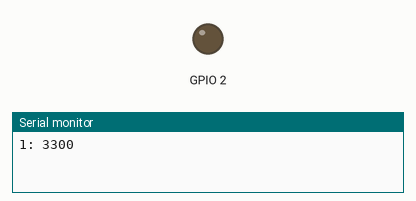
Simulated run of this sketch. Board: ESP8266 (NodeMCU). Parts: output pins drawn as LEDs (lit = HIGH), the last lines printed to the serial monitor. Dashed ring = blinking.

Above: at 0.7 s.
At 1.7 s:
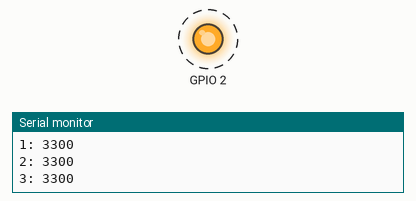
Timing chart, 0 to 3.5 s (numbered marks = the images above):
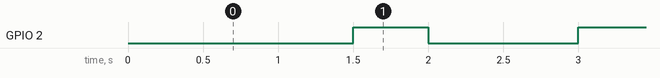

The sketch:

blink2.ino
```cpp
#include <Arduino.h>
#include <gmBlink.h>

int n = 0;
ADC_MODE(ADC_VCC);

gmBlink b(2);


void setup()
{
	Serial.begin(115200);
	//pinMode(ledx, OUTPUT);
	n = 0;
	b.up();
}// setup


void loop()
{
	//b.blink(100);
	delay(500);
	n++;
	if ( n % 3 == 0 ){
		b.down();
	}else{
		b.up();
	}
	int vcc = ESP.getVcc();
	Serial.printf("%d: %d\n", n, vcc);
}// loop
```

Measured:
- by itself, GPIO 2: alternates HIGH for 0.50 s and LOW for 1.0 s
